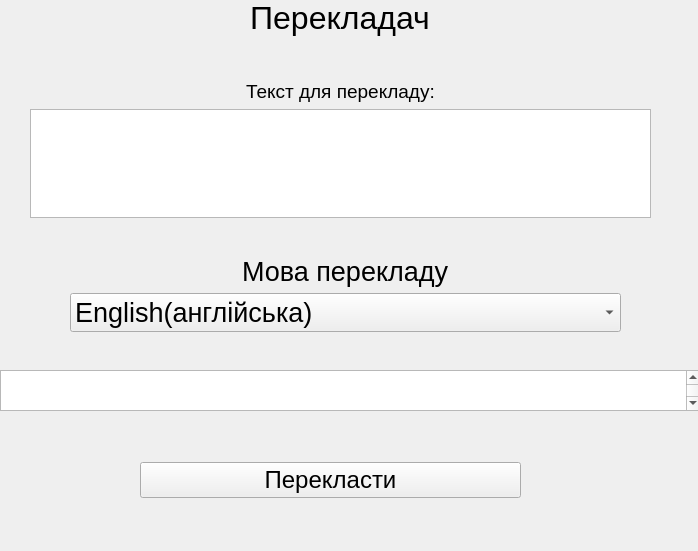
<?xml version="1.0" encoding="UTF-8"?>
<ui version="4.0">
 <class>Form</class>
 <widget class="QWidget" name="Form">
  <property name="geometry">
   <rect>
    <x>0</x>
    <y>0</y>
    <width>698</width>
    <height>551</height>
   </rect>
  </property>
  <property name="font">
   <font>
    <pointsize>20</pointsize>
   </font>
  </property>
  <property name="windowTitle">
   <string>Form</string>
  </property>
  <widget class="QWidget" name="verticalLayoutWidget">
   <property name="geometry">
    <rect>
     <x>30</x>
     <y>0</y>
     <width>621</width>
     <height>77</height>
    </rect>
   </property>
   <layout class="QVBoxLayout" name="verticalLayout">
    <item alignment="Qt::AlignHCenter">
     <widget class="QLabel" name="label">
      <property name="font">
       <font>
        <pointsize>24</pointsize>
       </font>
      </property>
      <property name="text">
       <string>&lt;html&gt;&lt;head/&gt;&lt;body&gt;&lt;p align=&quot;center&quot;&gt;Перекладач&lt;/p&gt;&lt;/body&gt;&lt;/html&gt;</string>
      </property>
     </widget>
    </item>
    <item>
     <spacer name="verticalSpacer">
      <property name="orientation">
       <enum>Qt::Vertical</enum>
      </property>
      <property name="sizeHint" stdset="0">
       <size>
        <width>20</width>
        <height>40</height>
       </size>
      </property>
     </spacer>
    </item>
   </layout>
  </widget>
  <widget class="QWidget" name="verticalLayoutWidget_2">
   <property name="geometry">
    <rect>
     <x>140</x>
     <y>450</y>
     <width>381</width>
     <height>61</height>
    </rect>
   </property>
   <layout class="QVBoxLayout" name="verticalLayout_2">
    <item>
     <widget class="QPushButton" name="pushButton">
      <property name="font">
       <font>
        <pointsize>18</pointsize>
       </font>
      </property>
      <property name="text">
       <string>Перекласти</string>
      </property>
     </widget>
    </item>
   </layout>
  </widget>
  <widget class="QWidget" name="verticalLayoutWidget_3">
   <property name="geometry">
    <rect>
     <x>30</x>
     <y>80</y>
     <width>621</width>
     <height>138</height>
    </rect>
   </property>
   <layout class="QVBoxLayout" name="verticalLayout_3">
    <item>
     <spacer name="verticalSpacer_2">
      <property name="orientation">
       <enum>Qt::Vertical</enum>
      </property>
      <property name="sizeHint" stdset="0">
       <size>
        <width>20</width>
        <height>40</height>
       </size>
      </property>
     </spacer>
    </item>
    <item alignment="Qt::AlignHCenter|Qt::AlignTop">
     <widget class="QLabel" name="label_2">
      <property name="font">
       <font>
        <pointsize>14</pointsize>
       </font>
      </property>
      <property name="text">
       <string>Текст для перекладу:</string>
      </property>
     </widget>
    </item>
    <item>
     <widget class="QPlainTextEdit" name="plainTextEdit">
      <property name="font">
       <font>
        <pointsize>14</pointsize>
       </font>
      </property>
     </widget>
    </item>
    <item>
     <spacer name="verticalSpacer_3">
      <property name="orientation">
       <enum>Qt::Vertical</enum>
      </property>
      <property name="sizeHint" stdset="0">
       <size>
        <width>20</width>
        <height>40</height>
       </size>
      </property>
     </spacer>
    </item>
   </layout>
  </widget>
  <widget class="QWidget" name="verticalLayoutWidget_4">
   <property name="geometry">
    <rect>
     <x>70</x>
     <y>230</y>
     <width>551</width>
     <height>102</height>
    </rect>
   </property>
   <layout class="QVBoxLayout" name="verticalLayout_4">
    <item>
     <spacer name="verticalSpacer_4">
      <property name="orientation">
       <enum>Qt::Vertical</enum>
      </property>
      <property name="sizeHint" stdset="0">
       <size>
        <width>20</width>
        <height>40</height>
       </size>
      </property>
     </spacer>
    </item>
    <item alignment="Qt::AlignHCenter|Qt::AlignTop">
     <widget class="QLabel" name="label_3">
      <property name="text">
       <string>Мова перекладу</string>
      </property>
     </widget>
    </item>
    <item>
     <widget class="QComboBox" name="comboBox">
      <item>
       <property name="text">
        <string>English(англійська)</string>
       </property>
      </item>
      <item>
       <property name="text">
        <string>French(французька)</string>
       </property>
      </item>
      <item>
       <property name="text">
        <string>China(китайська)</string>
       </property>
      </item>
      <item>
       <property name="text">
        <string>German(німецька)</string>
       </property>
      </item>
      <item>
       <property name="text">
        <string>Poland(польська)</string>
       </property>
      </item>
      <item>
       <property name="text">
        <string>Spanish(іспанська)</string>
       </property>
      </item>
      <item>
       <property name="text">
        <string>Arabic(арабська)</string>
       </property>
      </item>
     </widget>
    </item>
   </layout>
  </widget>
  <widget class="QPlainTextEdit" name="plainTextEdit_2">
   <property name="geometry">
    <rect>
     <x>0</x>
     <y>370</y>
     <width>701</width>
     <height>41</height>
    </rect>
   </property>
  </widget>
 </widget>
 <resources/>
 <connections/>
</ui>
